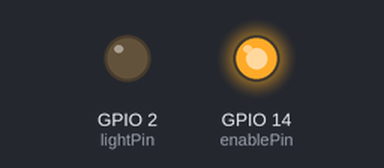
The sketch below on a simulated ESP8266 (NodeMCU). On the bench: output pins drawn as LEDs (lit = HIGH). Dashed ring = blinking. WiFi joins after 1.5 s; servers stay silent unless stated; what the sketch prints to the serial monitor is not drawn.

Above: at 0.1 s.
At 1.6 s:
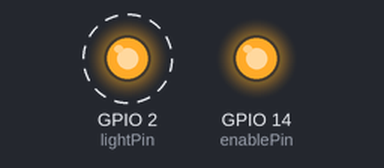
At 39.6 s:
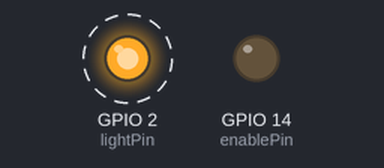
Timing chart, 0 to 41.5 s (numbered marks = the images above):
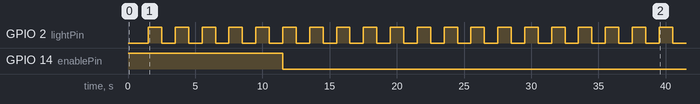

The sketch:

1stTest.ino
```cpp
#include <ESP8266WiFi.h>
//#include <ESP8266mDNS.h>
//#include <WiFiUdp.h>
#include <ArduinoOTA.h>

const char* ssid = "LakeViewWiFi";
const char* password = "P@ssLakeView";
const int lightPin = 2;
const int enablePin = 14;

void setup() {
  pinMode(enablePin, OUTPUT);
  digitalWrite(enablePin, HIGH);

  pinMode(lightPin, OUTPUT);
  Serial.begin(115200);
  setup_wifi();


  // Port defaults to 8266
  ArduinoOTA.setPort(8266);

  // Hostname defaults to esp8266-[ChipID]
   ArduinoOTA.setHostname("OTATestDevice");

  // No authentication by default
   ArduinoOTA.setPassword((const char *)"onkar20");

  ArduinoOTA.onStart([]() {
    Serial.println("Start");
  });
  ArduinoOTA.onEnd([]() {
    Serial.println("\nEnd");
  });
  ArduinoOTA.onProgress([](unsigned int progress, unsigned int total) {
    Serial.printf("Progress: %u%%\r", (progress / (total / 100)));
  });
  ArduinoOTA.onError([](ota_error_t error) {
    Serial.printf("Error[%u]: ", error);
    if (error == OTA_AUTH_ERROR) Serial.println("Auth Failed");
    else if (error == OTA_BEGIN_ERROR) Serial.println("Begin Failed");
    else if (error == OTA_CONNECT_ERROR) Serial.println("Connect Failed");
    else if (error == OTA_RECEIVE_ERROR) Serial.println("Receive Failed");
    else if (error == OTA_END_ERROR) Serial.println("End Failed");
  });
  ArduinoOTA.begin();


}

void setup_wifi() {

  delay(10);
  // We start by connecting to a WiFi network
  Serial.println();
  Serial.print("Connecting to ");
  Serial.println(ssid);

  WiFi.begin(ssid, password);

  while (WiFi.status() != WL_CONNECTED) {
    delay(500);
    Serial.print(".");
  }

  Serial.println("");
  Serial.println("WiFi connected");
  Serial.println("IP address: ");
  Serial.println(WiFi.localIP());
}

void loop() {
  ArduinoOTA.handle();

  for(int i = 0; i < 5; i++)
  {
    digitalWrite(lightPin, HIGH);   // turn the LED on (HIGH is the voltage level)
    Serial.println("OFF new");
    delay(1000);                       // wait for a second
    digitalWrite(lightPin, LOW);    // turn the LED off by making the voltage LOW
    Serial.println("ON new");
    delay(1000);                       // wait for a second
  }

  digitalWrite(enablePin, LOW);

}
```

Measured:
- by itself, GPIO 2 (lightPin): alternates HIGH for 1.0 s and LOW for 1.0 s
- by itself, GPIO 14 (enablePin): HIGH → LOW at 11.5 s
